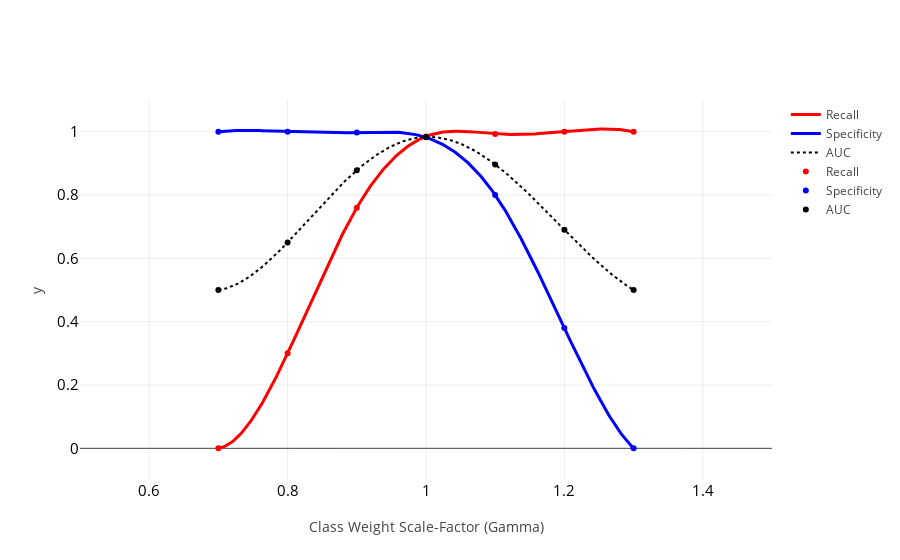

Notebook code for this chart:
### Markdown cell above
# Results Graphs

### Code cell
# 133 : 2 (Linear) & 0.993 & 0.605  & 0.799 \\ \hline
# 133 : 100 : 2 & \textbf{0.911} & \textbf{0.840}  & \textbf{0.876} \\ \hline
# 133 : 140 : 2 & 0.894 & 0.839  & 0.866 \\ \hline
# 133 : 200:140:140 : 2 & 0.891 & 0.829  & 0.859 \\ \hline
# 133 : 200:140:140:140:140 : 2 \cite{mortgage_risk} & 0.9012 & 0.8288  & 0.8650 \\ \hline

Recall      =  [0, 0.3, 0.76, 0.985, 0.993, 1.0, 1.0]

Specificity =  [1.00, 1.0, 0.997, 0.982, 0.80, 0.38, 0]

gamma       =  [0.7, 0.8, 0.9, 1.0, 1.1, 1.2, 1.3]

AUC         =  [0.5, 0.65, 0.8775, 0.984, 0.973, 0.69, 0.5]
Recall
for i in range(0, len(Recall)):
    AUC[i] = (Recall[i] + Specificity[i]) / 2
    


for i in range(0, len(Recall)):
    print "%.03f & %.03f & %.03f & %.03f \\\ \hline" % (gamma[i], Recall[i], Specificity[i], AUC[i]) 

 


from scipy.interpolate import spline


X = gamma
xnew = np.linspace(np.min(X), np.max(X),300) #300 represents number of points to make between T.min and T.max

y = Recall
ynew_Recall = spline(X,y,xnew)

y = Specificity
ynew_Specificity = spline(X,y,xnew)

y = AUC
ynew_AUC = spline(X,y,xnew)


# 0.7 & 0.000 & 1.000  & 0.500 \\ \hline
# 1.0 & 0.000 & 1.000  & 0.500 \\ \hline
# 1.3 & 0.141 & 0.956  & 0.549 \\ \hline
# 1.6 & 0.699 & 0.872  & 0.786 \\ \hline
# 1.9 & 1.000 & 0.268  & 0.634 \\ \hline \hline
#                     1.75 & \textbf{0.911} & \textbf{0.840}  & \textbf{0.876} \\ \hline


def ReLU(x):
    return x * (x > 0)

def dReLU(x):
    return 1. * (x > 0)

loss = dReLU(X_test).ravel()

p2 = go.Scatter(x=xnew, y=ynew_Recall, 
                mode='lines',
                line=dict(color='red', width=3),
                name='Recall')

p3 = go.Scatter(x=xnew, y=ynew_Specificity, 
                mode='lines',
                line=dict(color='Blue', width=3),
                name='Specificity')

p4 = go.Scatter(x=xnew, y=ynew_AUC, 
                mode='lines',
                line=dict(color='Black', width=2, dash = 'dot'),
                name='AUC')

p2_ = go.Scatter(x=X, y=Recall, 
                mode='markers',
                line=dict(color='red', width=4),
                name='Recall')

p3_ = go.Scatter(x=X, y=Specificity, 
                mode='markers',
                line=dict(color='Blue', width=4),
                name='Specificity')

p4_ = go.Scatter(x=X, y=AUC, 
                mode='markers',
                line=dict(color='Black', width=3, dash = 'dot'),
                name='AUC')

layout = go.Layout(
                xaxis=dict(title='Class Weight Scale-Factor (Gamma)', range=[0.5, 1.5],
                              zeroline=True, 
                             dtick=0.2,  
                              tickfont=dict(
                                size=15,
                                color='black'
                            ), 
                              showgrid=True),
                   yaxis=dict(title='y', range=[-0.1,1.1],
                              zeroline=True, 
                               dtick=0.2,
                              tickfont=dict(
                                size=15,
                                color='black'
                            ),  
                              showgrid=True), 
                    xaxis2=dict(title='x', range=[0.5, 1.5],
                              zeroline=True, 
                             dtick=0.2,  
                              tickfont=dict(
                                size=15,
                                color='black'
                            ), 
                              showgrid=True),
                   yaxis2=dict(title='y', range=[-0.1,1.1],
                              zeroline=True, 
                               dtick=0.2,
                              tickfont=dict(
                                size=15,
                                color='black'
                            ),  
                              showgrid=True), 
                    xaxis3=dict(title='x', range=[0.5, 1.5],
                              zeroline=True, 
                             dtick=0.2,  
                              tickfont=dict(
                                size=15,
                                color='black'
                            ), 
                              showgrid=True),
                   yaxis3=dict(title='y', range=[-0.1,1.1],
                              zeroline=True, 
                               dtick=0.2,
                              tickfont=dict(
                                size=15,
                                color='black'
                            ),  
                              showgrid=True)
                  )

fig = go.Figure(data=[p2, p3, p4, p2_, p3_, p4_], layout=layout)
iplot(fig)

### Figure 1 — Plotly figure (JSON) as saved in the notebook; plotly's stock layout.template omitted (floating-point values rounded to 4 significant figures; data arrays with more than 128 entries replaced by an {"elided": "..."} marker saying what was removed)
{"data": [{"line": {"color": "red", "width": 3}, "mode": "lines", "name": "Recall", "type": "scatter", "x": {"elided": "300 float values"}, "y": {"elided": "300 float values"}}, {"line": {"color": "Blue", "width": 3}, "mode": "lines", "name": "Specificity", "type": "scatter", "x": {"elided": "300 float values"}, "y": {"elided": "300 float values"}}, {"line": {"color": "Black", "dash": "dot", "width": 2}, "mode": "lines", "name": "AUC", "type": "scatter", "x": {"elided": "300 float values"}, "y": {"elided": "300 float values"}}, {"line": {"color": "red", "width": 4}, "mode": "markers", "name": "Recall", "type": "scatter", "x": [0.7, 0.8, 0.9, 1, 1.1, 1.2, 1.3], "y": [0, 0.3, 0.76, 0.985, 0.993, 1, 1]}, {"line": {"color": "Blue", "width": 4}, "mode": "markers", "name": "Specificity", "type": "scatter", "x": [0.7, 0.8, 0.9, 1, 1.1, 1.2, 1.3], "y": [1, 1, 0.997, 0.982, 0.8, 0.38, 0]}, {"line": {"color": "Black", "dash": "dot", "width": 3}, "mode": "markers", "name": "AUC", "type": "scatter", "x": [0.7, 0.8, 0.9, 1, 1.1, 1.2, 1.3], "y": [0.5, 0.65, 0.8785, 0.9835, 0.8965, 0.69, 0.5]}], "layout": {"xaxis": {"dtick": 0.2, "range": [0.5, 1.5], "showgrid": true, "tickfont": {"color": "black", "size": 15}, "title": "Class Weight Scale-Factor (Gamma)", "zeroline": true}, "xaxis2": {"dtick": 0.2, "range": [0.5, 1.5], "showgrid": true, "tickfont": {"color": "black", "size": 15}, "title": "x", "zeroline": true}, "xaxis3": {"dtick": 0.2, "range": [0.5, 1.5], "showgrid": true, "tickfont": {"color": "black", "size": 15}, "title": "x", "zeroline": true}, "yaxis": {"dtick": 0.2, "range": [-0.1, 1.1], "showgrid": true, "tickfont": {"color": "black", "size": 15}, "title": "y", "zeroline": true}, "yaxis2": {"dtick": 0.2, "range": [-0.1, 1.1], "showgrid": true, "tickfont": {"color": "black", "size": 15}, "title": "y", "zeroline": true}, "yaxis3": {"dtick": 0.2, "range": [-0.1, 1.1], "showgrid": true, "tickfont": {"color": "black", "size": 15}, "title": "y", "zeroline": true}}}
